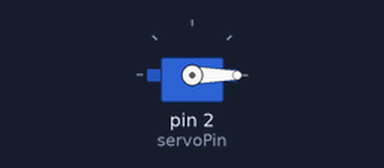
Bench run of a sketch on a simulated Arduino Uno, built with avr-gcc and run on an emulated ATmega328P. On the bench: servo.

Above: at 0.05 s.
At 3.25 s:
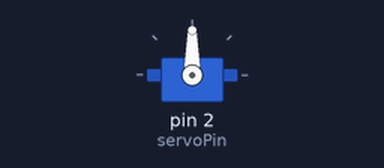
At 6.5 s:
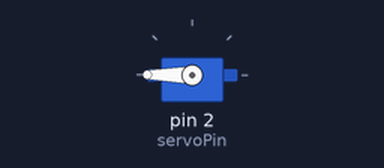
At 13.0 s:
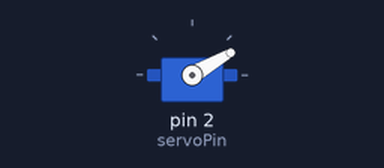
Timing chart, 0 to 18.2 s (numbered marks = the images above):
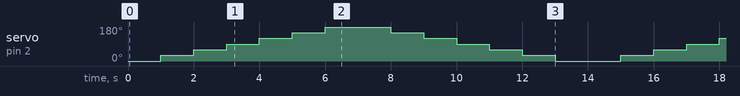

The sketch:

servo-digital.ino
```cpp
#include <Servo.h>
Servo Servo1;

int servoPin = 2;
int angle = 0;

void setup() {
  Servo1.attach(servoPin);
}

void loop() {
  for (angle = 0; angle <= 180; angle += 30) {
    Servo1.write(angle);
    delay(1000);
  }
  for (angle = 180; angle >= 0; angle -= 30) {
    Servo1.write(angle);
    delay(1000);
  }
}
```

Measured:
- by itself, servo on pin 2 (servoPin): repeats every 14.0 s: 60° 1.0 s, 90° 1.0 s, 120° 1.0 s, 150° 1.0 s, 180° 2.0 s, 150° 1.0 s, 120° 1.0 s, 90° 1.0 s, 60° 1.0 s, 30° 1.0 s, 0° 2.0 s, 30° 1.0 s
